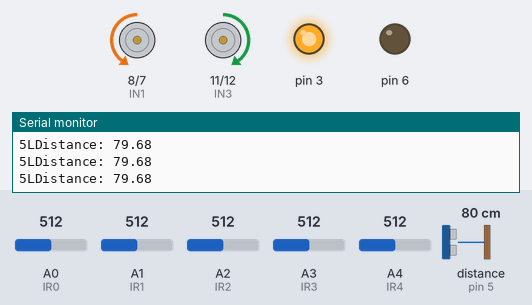
Bench run of a sketch on a simulated Arduino Uno, built with avr-gcc and run on an emulated ATmega328P. Shown: motor-driver pin pairs drawn as motors (green arrow = first pin HIGH = forward, orange = second pin HIGH = backward, longer = more drive, scaled by the enable pin), output pins drawn as LEDs (lit = HIGH), the last lines printed to the serial monitor. Wiring (inferred from the names in the program): ultrasonic range finder: trigger pin 4; echo pin 5. Inputs (shaded band) come from the test bench; at power-on: A0 (IR0) = 512, A3 (IR3) = 512, A1 (IR1) = 512, A2 (IR2) = 512, A4 (IR4) = 512, distance to the obstacle (sensor on pin 5) 80 cm. The echo pulse lasts 58.3 µs per cm; random numbers use the default seed unless the sketch sets one; pins used as bus, display or sensor lines are not drawn.

Above: at 11.13 s.
11.3 s: A0 (IR0) set to 418
At 11.62 s:
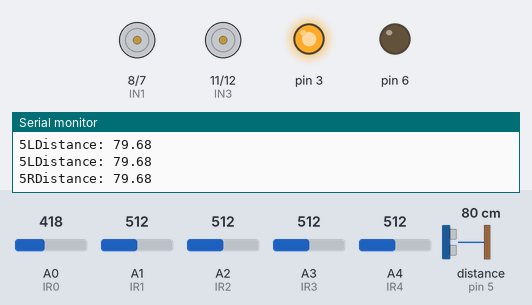
14.3 s: A0 (IR0) set to 391
At 14.48 s:
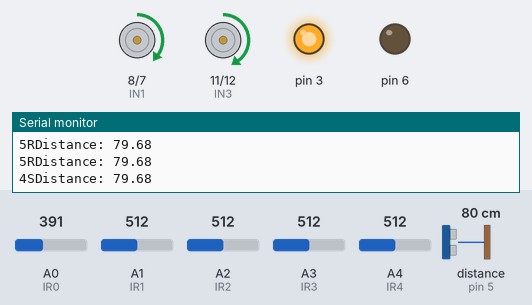
17.3 s: A3 (IR3) set to 414
20.3 s: A3 (IR3) set to 384
At 21.6 s:
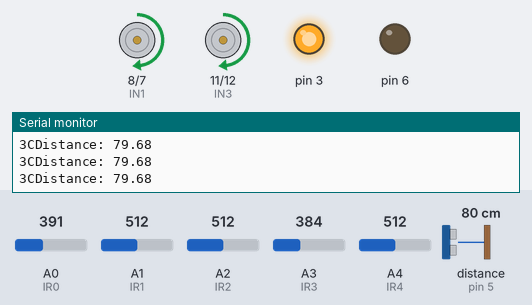
21.9 s: A1 (IR1) set to 415
23.4 s: A1 (IR1) set to 385
At 28.6 s:
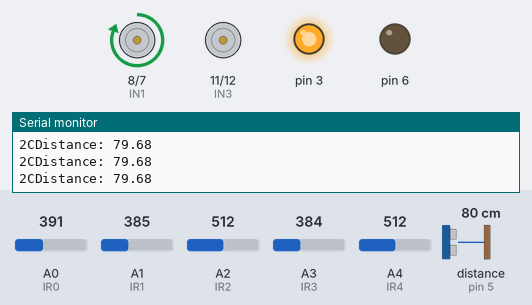
Timing chart, 0 to 29.1 s (numbered marks = the images above; inputs shaded):
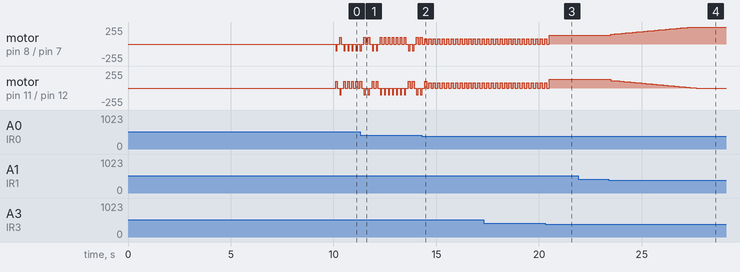

The sketch:

LineTracingCar.ino
```cpp
#define ENA 9
#define IN2 7
#define IN1 8

#define ENB 10
#define IN3 11
#define IN4 12

#define IR0 A0
#define IR1 A1
#define IR2 A2
#define IR3 A3
#define IR4 A4

int baseSpeed=130;
int IR_threshold=400;

float Kp=12;
float Ki=3.0;
float Kd=4.0;

float previousError=0;
float integral=0;
const int trigPin=4;
const int echoPin=5;


void setup() {
  // put your setup code here, to run once:
  pinMode(IR0, INPUT);
  pinMode(IR1, INPUT);
  pinMode(IR2, INPUT);
  pinMode(IR3, INPUT);
  pinMode(IR4, INPUT);
  pinMode(3, OUTPUT);
  pinMode(6, OUTPUT);
  digitalWrite(3,HIGH);
  digitalWrite(6,LOW);
  pinMode(trigPin, OUTPUT);
  pinMode(echoPin, INPUT);

  pinMode(ENA, OUTPUT);
  pinMode(ENB, OUTPUT);
  pinMode(IN1, OUTPUT);
  pinMode(IN2, OUTPUT);
  pinMode(IN3, OUTPUT);
  pinMode(IN4, OUTPUT);

  randomSeed(analogRead(0));

  Serial.begin(9600);
  delay(10000);

}

void loop()
{
  if(distance()<20.0)
  {
    setMotorSpeed(0,0);
    delay(20);
  }
  else
  {
    char branch = decideBranch();
    Serial.print(branch);
    if (branch == 'L' || branch == 'R' || branch=='E' || branch=='W' || branch=='S')
    {
      executeTurn(branch);
    }
    else if(branch=='D')
    {
      setMotorSpeed(-baseSpeed+50, -baseSpeed+50);
      delay(100);
      setMotorSpeed(0,0);
      delay(1000);
      char correct_direction=decideBranch();
      if(correct_direction=='D')
      {
        setMotorSpeed(-100, 100);
        delay(400);
        setMotorSpeed(0,0);
        delay(150);
      }
      else
      {
        executeTurn(correct_direction);
      }

    }
    else
    {
      followLine();
    }
  }
}


int getLineError() {
  int sensorValues[5];
  int binaryValues[5];
  sensorValues[0] = analogRead(IR0);
  sensorValues[1] = analogRead(IR1);
  sensorValues[2] = analogRead(IR2);
  sensorValues[3] = analogRead(IR3);
  sensorValues[4] = analogRead(IR4);

  for (int i = 0; i < 5; i++) {
    binaryValues[i] = (sensorValues[i] > IR_threshold) ? 1 : 0;
  }

  int weights[5] = {-2, -1, 0, 1, 2};

  int sum = 0;
  int count = 0;

  for (int i = 0; i < 5; i++) {
    if (binaryValues[i] == 1) {
      sum += weights[i];
      count++;
    }
  }

  if (count == 0) return 0;
  return (float)sum/count;
}

void setMotorSpeed(int leftSpeed, int rightSpeed) {
  if (leftSpeed >= 0) {
    digitalWrite(IN1, HIGH);
    digitalWrite(IN2, LOW);
  } else {
    digitalWrite(IN1, LOW);
    digitalWrite(IN2, HIGH);
    leftSpeed = -leftSpeed;
  }

  analogWrite(ENA, constrain(leftSpeed, 0, 255));
  if (rightSpeed >= 0) {
    digitalWrite(IN3, HIGH);
    digitalWrite(IN4, LOW);
  } else {
    digitalWrite(IN3, LOW);
    digitalWrite(IN4, HIGH);
    rightSpeed = -rightSpeed;
  }
  analogWrite(ENB, constrain(rightSpeed, 0, 255));
}

bool intersection() {
  int s0 = (analogRead(IR0) > IR_threshold) ? 1 : 0;
  int s1 = (analogRead(IR1) > IR_threshold) ? 1 : 0;
  int s2 = (analogRead(IR2) > IR_threshold) ? 1 : 0;
  int s3 = (analogRead(IR3) > IR_threshold) ? 1 : 0;
  int s4 = (analogRead(IR4) > IR_threshold) ? 1 : 0;

  int sum = s0 + s1 + s2 + s3 + s4;
  Serial.print(sum);

  if ((sum == 1) && (sum==2)) return false;
  return true;
}

float distance()
{
  digitalWrite(trigPin, LOW);
  delayMicroseconds(2);
  digitalWrite(trigPin, HIGH);
  delayMicroseconds(10);
  digitalWrite(trigPin, LOW);

  float duration = pulseIn(echoPin, HIGH);
  float distance = (duration*.0343)/2;
  Serial.print("Distance: ");
  Serial.println(distance);
  delay(100);
  return distance;
}

bool isDeadEnd()
{
  int s0 = (analogRead(IR0) > IR_threshold) ? 1 : 0;
  int s1 = (analogRead(IR1) > IR_threshold) ? 1 : 0;
  int s2 = (analogRead(IR2) > IR_threshold) ? 1 : 0;
  int s3 = (analogRead(IR3) > IR_threshold) ? 1 : 0;
  int s4 = (analogRead(IR4) > IR_threshold) ? 1 : 0;

  int sum=0;
  sum=s0+s1+s2+s3+s4;
  if(sum==0)
  {
    setMotorSpeed(-80, -80);
    delay(50);
    if(decideBranch()=='D')
    {
      return true;
    }

    else
    {
      return false;
    }
  }
}

char decideBranch() {
  int s0 = (analogRead(IR0) > IR_threshold) ? 1 : 0;
  int s1 = (analogRead(IR1) > IR_threshold) ? 1 : 0;
  int s2 = (analogRead(IR2) > IR_threshold) ? 1 : 0;
  int s3 = (analogRead(IR3) > IR_threshold) ? 1 : 0;
  int s4 = (analogRead(IR4) > IR_threshold) ? 1 : 0;

  int sum=0;
  sum=s0+s1+s2+s3+s4;
  Serial.print(sum);

  if (sum == 0) return 'D';
  if(s0==1 && s4==1)
  {
    int random_opt=random(0,2);

    if(random_opt==0)
    {
      return 'L';
    }
    else
    {
      return 'R';
    }
  }
  if(s2==1 && s1==1 && s3==1) return 'S';
  else if(s2==1) return 'C';
  else if(s0==1) return 'L';
  else if(s4==1) return 'R';
  else if(s1==1 && s2==1) return 'W';
  else if(s2==1 && s3==1) return 'E';
  else if(s1==1) return 'W';
  else if(s3==1) return 'E';


  //if((analogRead(IR0)<IR_threshold) && (analogRead(IR4)<IR_threshold)) return 'C';
  // if (leftBranch && !rightBranch) return 'L';
  // if (!leftBranch && rightBranch) return 'R';
  // if (leftBranch && rightBranch) return 'L';
  return 'C';
}

void executeTurn(char direction) {
  if (direction == 'L') {
    setMotorSpeed(-100, 100);
    delay(80);


  } else if (direction == 'R') {
    setMotorSpeed(100, -100);
    delay(80);

  }

  else if(direction=='W')
  {
    setMotorSpeed(-60, 60);
    delay(60);
    setMotorSpeed(75,75);
    delay(60);
  }

  else if(direction=='E')
  {
    setMotorSpeed(60, -60);
    delay(60);
    setMotorSpeed(75,75);
    delay(60);
  }

  else if(direction=='S')
  {
    setMotorSpeed(80, 80);
    delay(100);
  }
  setMotorSpeed(0,0);
  delay(10);
}

void followLine() {
  float error = getLineError();
  integral += error;
  float derivate = error - previousError;
  float correction = Kp * error + Ki * integral + Kd * derivate;
  previousError = error;

  int leftSpeed = baseSpeed + correction;
  int rightSpeed = baseSpeed - correction;

  leftSpeed = constrain(leftSpeed, 0, 255);
  rightSpeed = constrain(rightSpeed, 0, 255);

  setMotorSpeed(leftSpeed, rightSpeed);

}
```

Measured:
- the behaviour switches between 401 and 400 on A0 (IR0) (found by bisection; images 1 and 2)
- the behaviour switches between 401 and 400 on A3 (IR3) (found by bisection; images 2 and 3)
- the behaviour switches between 401 and 400 on A1 (IR1) (found by bisection; images 3 and 4)
- by itself, motor on pin 8 (IN1) / pin 7 (IN2), motor on pin 11 (IN3) / pin 12 (IN4): alternates forward 80/255 for 0.10 s and stopped for 0.12 s
